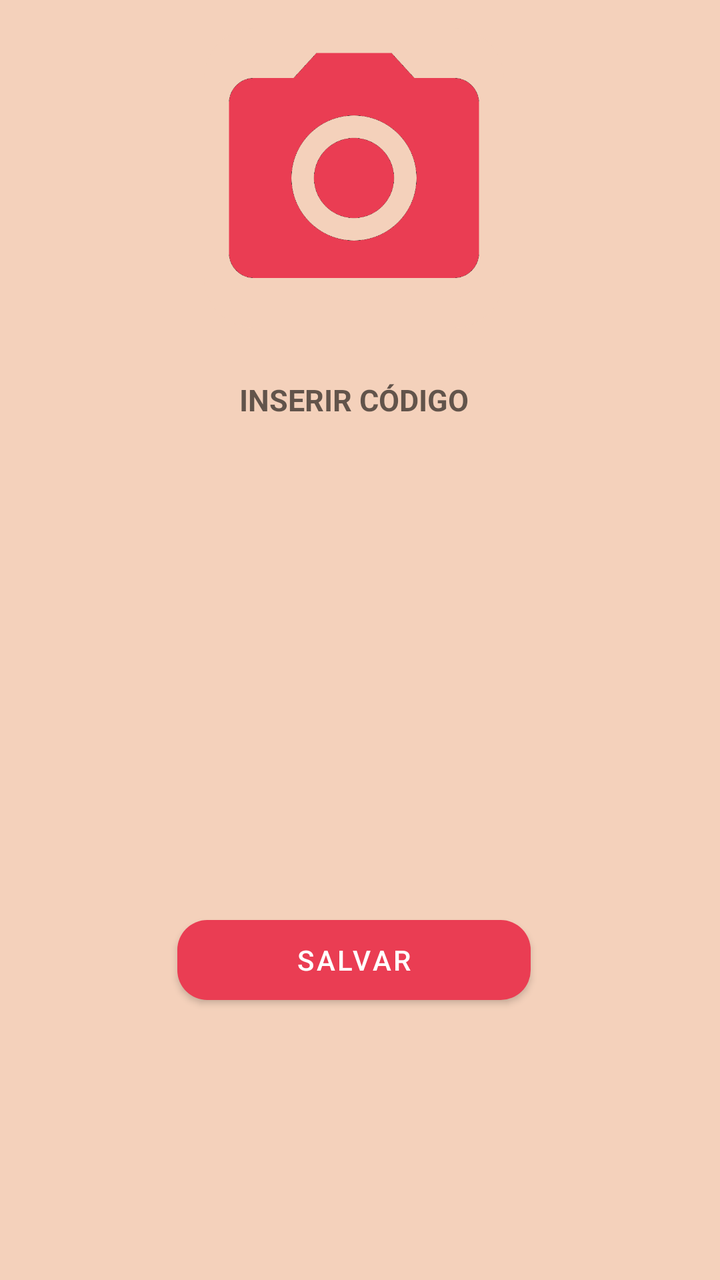
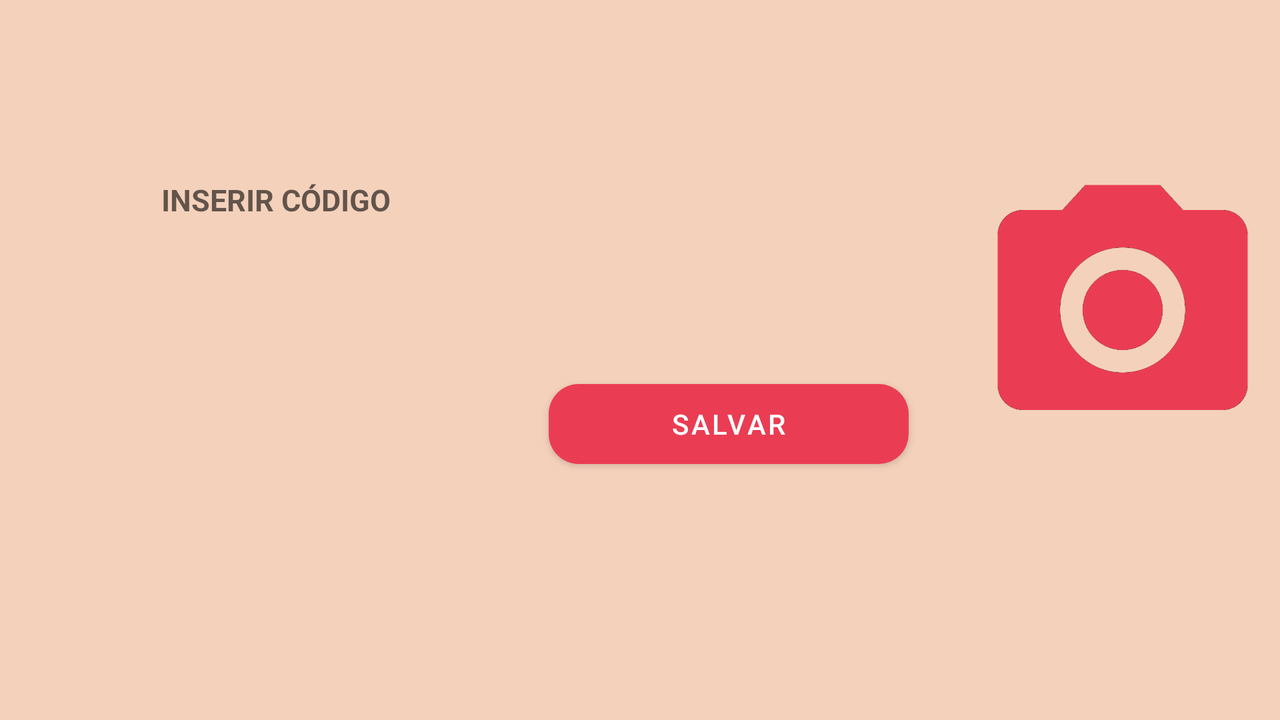

First picture: res/layout/ on a phone held upright. Second picture: the repository's own variant of that layout, on a device whose configuration matches the variant's folder. Source for both follows.
<!-- AndroidManifest.xml: application theme Theme.EstoqueSDP -->
<!-- res/layout/fragment_cadastrar.xml -->
<?xml version="1.0" encoding="utf-8"?>
<androidx.constraintlayout.widget.ConstraintLayout xmlns:android="http://schemas.android.com/apk/res/android"
    xmlns:app="http://schemas.android.com/apk/res-auto"
    xmlns:tools="http://schemas.android.com/tools"
    android:layout_width="match_parent"
    android:layout_height="match_parent"
    android:background="#F4D1BB"
    tools:context=".ui.cadastrar.CadastroFragment">



    <EditText
        android:id="@+id/inputCodigoCadastro"
        android:layout_width="wrap_content"
        android:layout_height="40dp"
        android:layout_marginTop="180dp"
        android:background="@drawable/bg_input"
        android:ems="10"
        android:gravity="center"
        android:hint="INSERIR CÓDIGO"
        android:inputType="number"
        android:maxLength="5"
        android:textStyle="bold"
        android:textColor="#EA3D53"
        android:textSize="15sp"
        app:layout_constraintEnd_toEndOf="parent"
        app:layout_constraintHorizontal_bias="0.483"
        app:layout_constraintStart_toStartOf="parent"
        app:layout_constraintTop_toTopOf="parent" />

    <Spinner
        android:id="@+id/spinnerCategoria"
        android:layout_width="0dp"
        android:layout_height="40dp"
        android:layout_marginTop="16dp"
        android:background="@drawable/bg_input"
        android:gravity="center"
        android:textAlignment="center"
        app:layout_constraintEnd_toEndOf="@+id/inputCodigoCadastro"
        app:layout_constraintHorizontal_bias="0.497"
        app:layout_constraintStart_toStartOf="@+id/inputCodigoCadastro"
        app:layout_constraintTop_toBottomOf="@+id/inputCodigoCadastro" />

    <Spinner
        android:id="@+id/spinnerPiso"
        android:layout_width="0dp"
        android:layout_height="40dp"
        android:layout_marginTop="16dp"
        android:background="@drawable/bg_input"
        android:gravity="center"
        app:layout_constraintEnd_toEndOf="@+id/spinnerCategoria"
        app:layout_constraintHorizontal_bias="0.0"
        app:layout_constraintStart_toStartOf="@+id/spinnerCategoria"
        app:layout_constraintTop_toBottomOf="@+id/spinnerCategoria" />

    <Spinner
        android:id="@+id/spinnerPuxada"
        android:layout_width="0dp"
        android:layout_height="40dp"
        android:layout_marginTop="16dp"
        android:background="@drawable/bg_input"
        android:gravity="center"
        app:layout_constraintEnd_toEndOf="@+id/spinnerPiso"
        app:layout_constraintHorizontal_bias="0.0"
        app:layout_constraintStart_toStartOf="@+id/spinnerPiso"
        app:layout_constraintTop_toBottomOf="@+id/spinnerPiso" />

    <Spinner
        android:id="@+id/spinnerPratileira"
        android:layout_width="0dp"
        android:layout_height="40dp"
        android:layout_marginTop="16dp"
        android:background="@drawable/bg_input"
        android:gravity="center"
        app:layout_constraintEnd_toEndOf="@+id/spinnerPuxada"
        app:layout_constraintHorizontal_bias="0.0"
        app:layout_constraintStart_toStartOf="@+id/spinnerPuxada"
        app:layout_constraintTop_toBottomOf="@+id/spinnerPuxada" />

    <Button
        android:id="@+id/btnSalvarProduto"
        android:layout_width="0dp"
        android:layout_height="40dp"
        android:layout_marginTop="16dp"
        android:background="@drawable/bg_button"
        android:text="salvar"
        app:layout_constraintEnd_toEndOf="@+id/spinnerPratileira"
        app:layout_constraintHorizontal_bias="0.0"
        app:layout_constraintStart_toStartOf="@+id/spinnerPratileira"
        app:layout_constraintTop_toBottomOf="@+id/spinnerPratileira" />

    <androidx.cardview.widget.CardView
        android:layout_width="150dp"
        android:layout_height="150dp"
        android:layout_marginBottom="16dp"
        app:cardCornerRadius="25dp"
        app:cardElevation="0dp"
        android:backgroundTint="#F4D1BB"
        app:layout_constraintBottom_toTopOf="@id/inputCodigoCadastro"
        app:layout_constraintEnd_toEndOf="@id/inputCodigoCadastro"
        app:layout_constraintStart_toStartOf="@id/inputCodigoCadastro">

        <ImageView
            android:id="@+id/imageviewCapturada"
            android:layout_width="match_parent"
            android:layout_height="match_parent"
            android:scaleType="centerCrop"

            android:src="@drawable/icon_camera" />

    </androidx.cardview.widget.CardView>

    <ProgressBar
        android:id="@+id/progressBar"
        style="?android:attr/progressBarStyle"
        android:layout_width="40dp"
        android:layout_height="40dp"
        android:indeterminateTint="#EA3D53"
        android:layout_marginEnd="12dp"
        android:layout_marginRight="12dp"
        android:visibility="gone"
        app:layout_constraintBottom_toBottomOf="@+id/btnSalvarProduto"
        app:layout_constraintEnd_toStartOf="@+id/btnSalvarProduto"
        app:layout_constraintTop_toTopOf="@+id/btnSalvarProduto" />


</androidx.constraintlayout.widget.ConstraintLayout>
<!-- resources referenced by this layout -->
<resources>
  <!-- drawable bg_button (drawable) -->
  <?xml version="1.0" encoding="utf-8"?>
  <shape xmlns:android="http://schemas.android.com/apk/res/android">
      <solid android:color="#EA3D53"/>
      <corners android:radius="15dp"/>
  </shape>
  <!-- drawable icon_camera: png bitmap (drawable, 29453 bytes) -->
  <style name="Theme.EstoqueSDP" parent="Theme.MaterialComponents.DayNight.NoActionBar">
          
          <item name="colorPrimary">#EA3D53</item>
          <item name="colorPrimaryVariant">@color/black</item>
          <item name="colorOnPrimary">@color/white</item>
          
          <item name="colorSecondary">@color/teal_200</item>
          <item name="colorSecondaryVariant">@color/teal_700</item>
          <item name="colorOnSecondary">@color/black</item>
          
          <item name="android:statusBarColor" tools:targetApi="l">?attr/colorPrimaryVariant</item>
          
      </style>
</resources>
<!-- res/layout-land/fragment_cadastrar.xml (the repository's variant of the layout above) -->
<!-- drawn on the phone turned sideways -->
<?xml version="1.0" encoding="utf-8"?>
<androidx.constraintlayout.widget.ConstraintLayout xmlns:android="http://schemas.android.com/apk/res/android"
    xmlns:app="http://schemas.android.com/apk/res-auto"
    xmlns:tools="http://schemas.android.com/tools"
    android:layout_width="match_parent"
    android:layout_height="match_parent"
    android:background="#F4D1BB"
    tools:context=".ui.cadastrar.CadastroFragment">


    <EditText
        android:id="@+id/inputCodigoCadastro"
        android:layout_width="wrap_content"
        android:layout_height="40dp"
        android:layout_marginTop="80dp"
        android:background="@drawable/bg_input"
        android:ems="10"
        android:gravity="center"
        android:hint="INSERIR CÓDIGO"
        android:inputType="number"
        android:maxLength="5"
        android:textColor="#EA3D53"
        android:textSize="15sp"
        android:textStyle="bold"
        app:layout_constraintEnd_toEndOf="parent"
        app:layout_constraintHorizontal_bias="0.107"
        app:layout_constraintStart_toStartOf="parent"
        app:layout_constraintTop_toTopOf="parent" />

    <Spinner
        android:id="@+id/spinnerCategoria"
        android:layout_width="180dp"
        android:layout_height="40dp"
        android:layout_marginStart="48dp"
        android:layout_marginLeft="48dp"
        android:background="@drawable/bg_input"
        android:gravity="center"
        android:textAlignment="center"
        app:layout_constraintStart_toEndOf="@+id/inputCodigoCadastro"
        app:layout_constraintTop_toTopOf="@+id/inputCodigoCadastro" />

    <Spinner
        android:id="@+id/spinnerPiso"
        android:layout_width="180dp"
        android:layout_height="40dp"
        android:layout_marginTop="16dp"
        android:background="@drawable/bg_input"
        android:gravity="center"
        app:layout_constraintEnd_toEndOf="@+id/spinnerCategoria"
        app:layout_constraintHorizontal_bias="0.0"
        app:layout_constraintStart_toStartOf="@+id/spinnerCategoria"
        app:layout_constraintTop_toBottomOf="@+id/spinnerCategoria" />

    <Spinner
        android:id="@+id/spinnerPuxada"
        android:layout_width="180dp"
        android:layout_height="40dp"
        android:layout_marginTop="16dp"
        android:background="@drawable/bg_input"
        android:gravity="center"
        app:layout_constraintEnd_toEndOf="@+id/inputCodigoCadastro"
        app:layout_constraintHorizontal_bias="0.0"
        app:layout_constraintStart_toStartOf="@+id/inputCodigoCadastro"
        app:layout_constraintTop_toBottomOf="@+id/inputCodigoCadastro" />

    <Spinner
        android:id="@+id/spinnerPratileira"
        android:layout_width="180dp"
        android:layout_height="40dp"
        android:layout_marginTop="16dp"
        android:background="@drawable/bg_input"
        android:gravity="center"
        app:layout_constraintEnd_toEndOf="@+id/spinnerPuxada"
        app:layout_constraintHorizontal_bias="0.0"
        app:layout_constraintStart_toStartOf="@+id/spinnerPuxada"
        app:layout_constraintTop_toBottomOf="@+id/spinnerPuxada" />

    <Button
        android:id="@+id/btnSalvarProduto"
        android:layout_width="0dp"
        android:layout_height="40dp"
        android:layout_marginTop="16dp"
        android:background="@drawable/bg_button"
        android:text="salvar"
        app:layout_constraintEnd_toEndOf="@+id/spinnerPiso"
        app:layout_constraintHorizontal_bias="0.0"
        app:layout_constraintStart_toStartOf="@+id/spinnerPiso"
        app:layout_constraintTop_toBottomOf="@+id/spinnerPiso" />

    <androidx.cardview.widget.CardView
        android:layout_width="150dp"
        android:layout_height="150dp"
        android:layout_marginStart="32dp"
        android:layout_marginLeft="32dp"
        android:backgroundTint="#F4D1BB"
        app:cardCornerRadius="25dp"
        app:cardElevation="0dp"
        app:layout_constraintStart_toEndOf="@+id/spinnerPiso"
        app:layout_constraintTop_toTopOf="@+id/spinnerCategoria">

        <ImageView
            android:id="@+id/imageviewCapturada"
            android:layout_width="match_parent"
            android:layout_height="match_parent"
            android:scaleType="centerCrop"

            android:src="@drawable/icon_camera" />

    </androidx.cardview.widget.CardView>

    <ProgressBar
        android:id="@+id/progressBar"
        style="?android:attr/progressBarStyle"
        android:layout_width="40dp"
        android:layout_height="40dp"
        android:indeterminateTint="#EA3D53"
        android:layout_marginEnd="12dp"
        android:layout_marginRight="12dp"
        android:visibility="gone"
        app:layout_constraintBottom_toBottomOf="@+id/btnSalvarProduto"
        app:layout_constraintEnd_toStartOf="@+id/btnSalvarProduto"
        app:layout_constraintTop_toTopOf="@+id/btnSalvarProduto" />


</androidx.constraintlayout.widget.ConstraintLayout>
